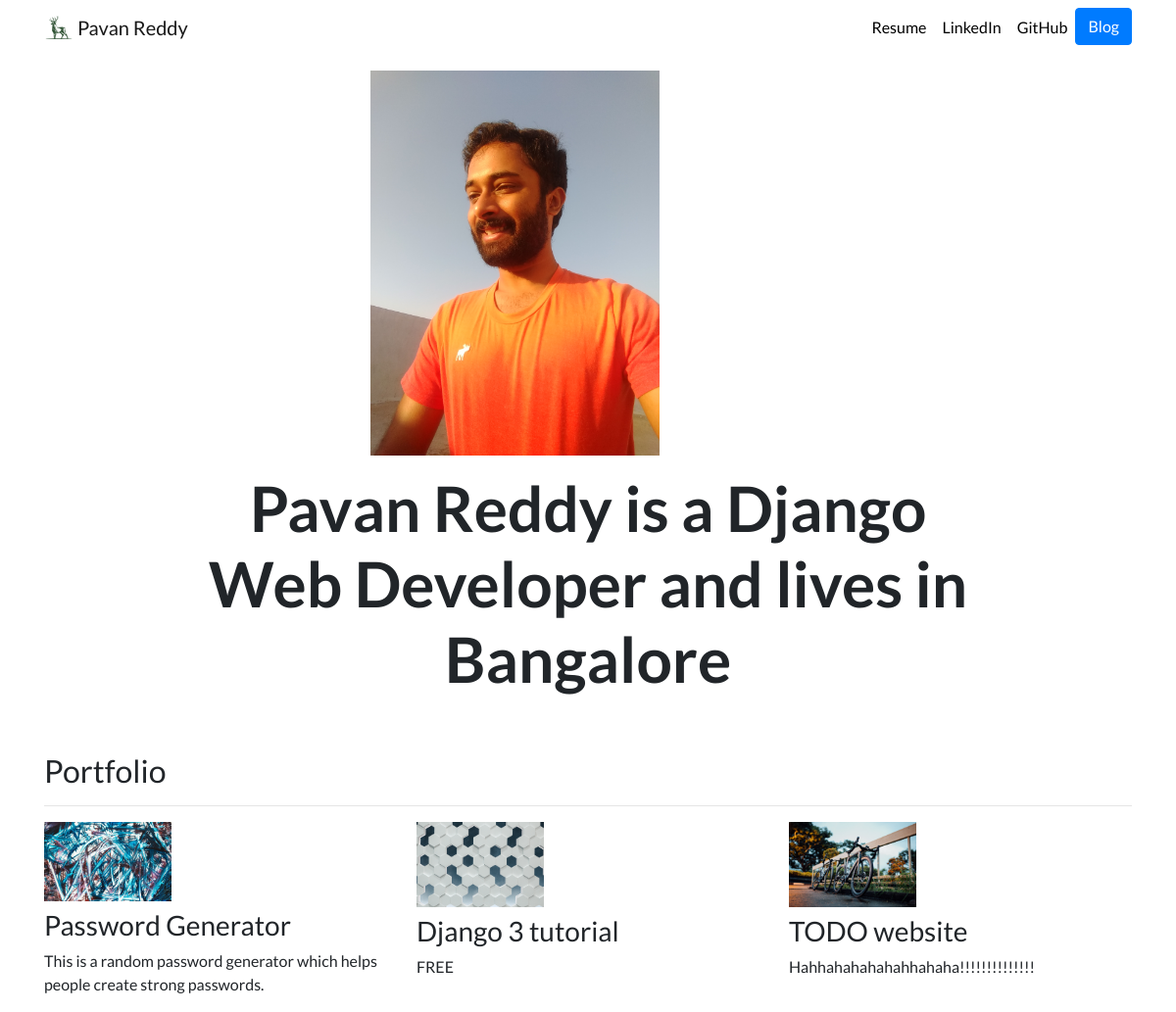
The page / on the database its author committed.
### portfolio/models.py (models this page shows, shortened)
class Project(models.Model):
    title = models.CharField(max_length=100)
    description = models.CharField(max_length=250)
    image = models.ImageField(upload_to='portfolio/images/')
    url = models.URLField(blank=True)

### portfolio/views.py (the view)
# urls.py: 2. Add a URL to urlpatterns:  path('', views.home, name='home')
def home(request):
    projects = Project.objects.all()
    return render(request, 'portfolio/home.html', {'projects': projects})

### portfolio/templates/portfolio/home.html
{% extends "portfolio/base.html" %}
{% load static %}
{% block content %}
<div class="row justify-content-center my-3">
  <div class="col-5">
    <img src="{% static 'portfolio/mypic.jpg' %}" class="img-fluid" height=350, width=295>
  </div>
</div>
<div class="row justify-content-center mb-3">
  <div class="col-md-9 text-center">
    <h1 id="hometext" class="font-weight-bold">Pavan Reddy is a Django Web Developer and lives in Bangalore</h1>
  </div>
</div>
<h2 class="mt-5">Portfolio</h2>
<hr>
<div class="row">
  {% for project in projects %}
  <div class="col-lg-4 col-md-6">
    {% if project.url %}
    <a href="{{ project.url }}">
      <img src="{{ project.image.url }}" class="img-fluid mb-2" height=100, width=130>
    </a>
    {% else %}
    <img src="{{ project.image.url }}" class="img-fluid mb-2" height=100, width=130>
    {% endif %}
    <h3>{{ project.title }}</h3>
    <p>{{ project.description }}</p>
  </div>
  {% endfor %}
</div>
{% endblock %}

### portfolio/templates/portfolio/base.html (shortened to what this page needs)
{% load static %}
<!doctype html>
<html lang="en">
<head>
  <link rel="stylesheet" href="https://stackpath.bootstrapcdn.com/bootstrap/4.4.1/css/bootstrap.min.css">
  <link rel="stylesheet" href="{% static "portfolio/custom.css" %}">
</head>
<body>
  <nav id="topNav" class="navbar navbar-expand-md navbar-light">
    <div class="container">
      <a class="navbar-brand" href="{% url 'home' %}">
        <img src="{% static "portfolio/logo.png" %}" width="30" height="30" class="d-inline-block align-top" alt="Nick's Logo">
        <span>Pavan Reddy</span>
      </a>
      <div class="collapse navbar-collapse text-center" id="navbarNav">
        <ul class="navbar-nav ml-auto">
          <li class="nav-item">
            <a class="nav-link" href="{% static "portfolio/resume.pdf" %}" target="_blank">Resume</a>
          </li>
          <li class="nav-item">
            <a class="nav-link" href="https://www.linkedin.com/in/ravenclaw/" target="_blank">LinkedIn</a>
          </li>
          <li class="nav-item">
            <a class="nav-link" href="https://github.com/vaincarp" target="_blank">GitHub</a>
          </li>
          <li>
            <a role="button" href="{% url 'blog:all_blogs' %}" class="btn btn-primary">Blog</a>
          </li>
        </ul>
      </div>
    </div>
  </nav>
  <div class="container">
    {% block content %}{% endblock %}
  </div>
</body>
</html>

### portfolio/static/portfolio/custom.css (style rules this page uses)
.navbar-nav .nav-link { color: rgb(0, 0, 0) !important; }
body { font-family: 'Lato', sans-serif; }
@media (min-width: 992px) { #hometext { font-size: 4rem; } }

### rows shown on the page
Project: image (picture), title "Password Generator", description "This is a random password generator which helps people create strong passwords."
Project: image (picture), title "Django 3 tutorial", description "FREE"
Project: image (picture), title "TODO website", description "Hahhahahahahahhahaha!!!!!!!!!!!!!!"
